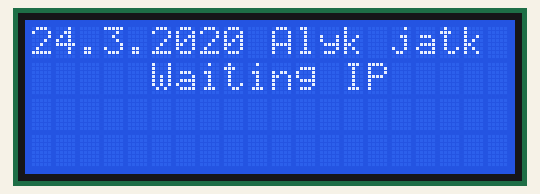
A sketch run on a simulated Arduino Mega 2560, built with avr-gcc and run on an emulated ATmega2560. Parts: 20×4 character LCD. WiFi joins after 1.5 s; servers stay silent unless stated; what the sketch prints to the serial monitor is not drawn.

Above: at 0.1 s.
At 1.6 s:
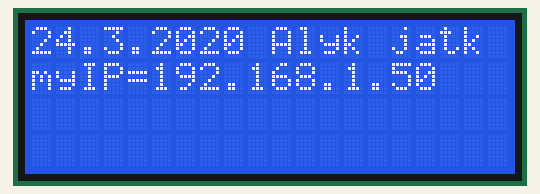

The sketch:

Week_11_Task_Ethernet_Check.ino
```cpp
//
//    Alyk  jatko course 2020       24.3.2020 KN
//    Voltage and freq mode
//    Ethernet (1) module with W5100   / RED module


#include <LiquidCrystal.h>                            // include LCD library

//#include <Ethernet2.h>                              // include Ethernet libarty W5500 library
#include <Ethernet.h>                                 // incluide Ethernet library W5100

                                // include timer library


//                   RS  E   D4  D5  D6  D7
     LiquidCrystal lcd(37, 36, 35, 34, 33, 32);            // LCD pin wiring settings for MEGA
  // LiquidCrystal lcd(12,  11,  35, 34, 33, 32);            // LCD pin wiring settings fro NANO


EthernetClient ethClient;                               // Ethernet object var

void fetch_IP(void);

/////////////////////////////////////////////////////////////////////////////////////////////
///           MAC nro                                                                      //
///
#define  mac_6    0x73     ///     Last mac number  MSB mac numbers at ethernet_mega.c    ///
                           //      Not relevat with Ethershield
static uint8_t mymac[6] = { 0x44,0x76,0x58,0x10,0x00,mac_6 };
                                                                                          ///


////////////////////////////////////////////////////////////////////////////////////////////////////////
///
///                               SETUP section
///
///////////////////////////////////////////////////////////////////////////////////////////////////////


void setup() {
  // put your setup code here, to run once:

    Serial.begin(9600);                                 // Serial monitor baudrate  = 9600


    lcd.begin(20,4);                                    // Display size defination 20 char  4 row

    lcd.setCursor(0,0);                                 // set curosor to left upper corner
    //         01234567890123456789
    lcd.print("24.3.2020 Alyk jatk ");                  // print to lCD

    Serial.println("Start 24.3.2020");                   // print to serial monitor


      fetch_IP();                                         // initialize Ethernet connection
                                                          // get IP number from DHCP

}

///////////////////////////////////////////////////////////////////////////////////////////////////
///
///                           LOOP section
///
///////////////////////////////////////////////////////////////////////////////////////////////////

void loop()
{ }


//////////////////////////////////////////////////////////////////////////////////////////////
///
///    LOOP END
///
/////////////////////////////////////////////////////////////////////////////////////////////


//////////////////////////////////////////////////
//////
//////    Ethernet
//////
/////////////////////////////////////////////////
////////////////////////////////////////////////////////
///////////
///////////    Ethernet routines
///////////
///////////////////////////////////////////////////////

///////////////////////////////////////////
//////// GET IP number from DHCP server
//////////////////////////////////////////


void fetch_IP(void)
{
byte rev=1;


  lcd.setCursor(0,1);

  //         01234567890123456789
  lcd.print("     Waiting IP     ");

  rev=Ethernet.begin( mymac);                  // get IP number

  Serial.print( F("\nW5100 Revision ") );

  if ( rev == 0){

                      Serial.println( F( "Failed to access Ethernet controller" ) );

                                                // 0123456789012345689
                    lcd.setCursor(0,0); lcd.print(" Ethernet failed   ");
                 }


     Serial.println( F( "Setting up DHCP" ));
     Serial.print("Connected with IP: ");
     Serial.println(Ethernet.localIP());


  lcd.setCursor(0,1);
  //         012345678901234567890
  lcd.print("                     ");

  lcd.setCursor(0,1);
  lcd.print("myIP=");
  lcd.print(Ethernet.localIP());
  delay(1500);


}
```
